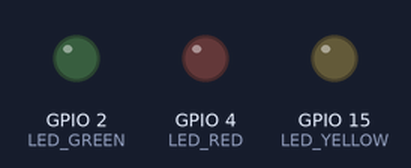
The sketch below on a simulated ESP32. Parts: output pins drawn as LEDs (lit = HIGH). WiFi joins after 1.5 s; servers stay silent unless stated; web services answer with replies made up by the test bench; what the sketch prints to the serial monitor is not drawn.

Above: at 0.0 s.
At 2.3 s:
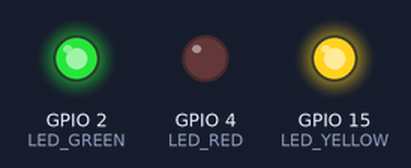
At 3.0 s:
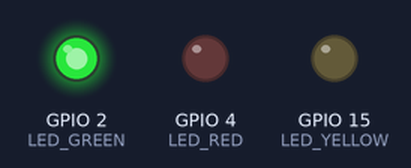
Timing chart, 0 to 4.5 s (numbered marks = the images above):
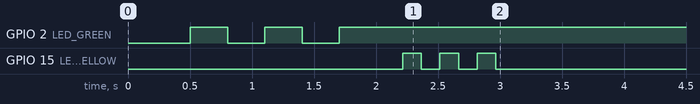

The sketch:

doorbell_step2_wifi_telegram.ino
```cpp
// ============================================================
//  Smart Doorbell – Step 2: WiFi connection + Telegram text
//  Board : AI Thinker ESP32-CAM
//  Tests : WiFi connects → sends one Telegram text message
//  LEDs  : green blinks while connecting, solid when done
//          yellow flashes 3× after message is sent
// ============================================================

#include <WiFi.h>
#include <HTTPClient.h>
#include <WiFiClientSecure.h>

// ── Credentials ─────────────────────────────────────────────
// Fill in your own values. Do NOT commit real secrets to git.
const char* WIFI_SSID     = "YOUR_WIFI_SSID";   // your WiFi name
const char* WIFI_PASSWORD = "YOUR_WIFI_PASSWORD";   // your WiFi password
const char* BOT_TOKEN   = "YOUR_BOT_TOKEN_HERE";   // from BotFather  e.g. 7123456789:AAFxxx
const char* CHAT_ID       = "YOUR_CHAT_ID";   // numeric chat ID e.g. 123456789
// ────────────────────────────────────────────────────────────

#define LED_GREEN   2
#define LED_RED     4
#define LED_YELLOW  15

// Maximum time to wait for WiFi before giving up (ms)
#define WIFI_TIMEOUT_MS 15000

// ── Forward declarations ─────────────────────────────────────
bool connectWiFi();
bool sendTelegramText(const String& message);
void blinkLED(int pin, int times, int onMs, int offMs);
void setLED(int pin, bool state);
void allLEDsOff();

// ────────────────────────────────────────────────────────────
void setup() {
  Serial.begin(115200);
  delay(500);  // let serial settle

  pinMode(LED_GREEN,  OUTPUT);
  pinMode(LED_RED,    OUTPUT);
  pinMode(LED_YELLOW, OUTPUT);
  allLEDsOff();

  Serial.println("\n=== Smart Doorbell – Step 2 ===");

  if (!connectWiFi()) {
    // WiFi failed → solid red, halt
    setLED(LED_RED, true);
    Serial.println("[ERROR] WiFi connection failed. Check SSID/password.");
    return;
  }

  // WiFi OK
  setLED(LED_GREEN, true);
  Serial.println("[OK] WiFi connected. IP: " + WiFi.localIP().toString());

  bool ok = sendTelegramText("ESP32-CAM online. WiFi test passed.");
  if (ok) {
    Serial.println("[OK] Telegram message sent successfully.");
    blinkLED(LED_YELLOW, 3, 150, 150);
    setLED(LED_GREEN, true);   // return to idle (green on)
  } else {
    Serial.println("[ERROR] Telegram send failed. Check BOT_TOKEN and CHAT_ID.");
    setLED(LED_GREEN, false);
    blinkLED(LED_RED, 6, 200, 200);  // error flash
  }
}

void loop() {
  // Nothing to do — this is a one-shot test sketch
}

// ────────────────────────────────────────────────────────────
bool connectWiFi() {
  Serial.print("[WiFi] Connecting to: ");
  Serial.println(WIFI_SSID);

  WiFi.mode(WIFI_STA);
  WiFi.begin(WIFI_SSID, WIFI_PASSWORD);

  unsigned long start = millis();
  while (WiFi.status() != WL_CONNECTED) {
    if (millis() - start > WIFI_TIMEOUT_MS) return false;
    // Blink green while waiting
    digitalWrite(LED_GREEN, !digitalRead(LED_GREEN));
    delay(300);
    Serial.print(".");
  }
  Serial.println();
  return true;
}

// ────────────────────────────────────────────────────────────
bool sendTelegramText(const String& message) {
  WiFiClientSecure client;
  // setInsecure() skips certificate verification — acceptable for
  // a local test sketch; add a proper CA cert for production.
  client.setInsecure();

  HTTPClient http;
  String url = String("https://api.telegram.org/bot") + BOT_TOKEN
             + "/sendMessage?chat_id=" + CHAT_ID
             + "&text=" + message;

  Serial.println("[Telegram] Sending to: " + url);
  http.begin(client, url);

  int httpCode = http.GET();
  String payload = http.getString();
  http.end();

  Serial.println("[Telegram] HTTP response code: " + String(httpCode));
  if (httpCode != 200) {
    Serial.println("[Telegram] Response body: " + payload);
  }

  return (httpCode == 200);
}

// ── LED helpers ───────────────────────────────────────────────
void blinkLED(int pin, int times, int onMs, int offMs) {
  for (int i = 0; i < times; i++) {
    digitalWrite(pin, HIGH); delay(onMs);
    digitalWrite(pin, LOW);  delay(offMs);
  }
}

void setLED(int pin, bool state) {
  digitalWrite(pin, state ? HIGH : LOW);
}

void allLEDsOff() {
  digitalWrite(LED_GREEN,  LOW);
  digitalWrite(LED_RED,    LOW);
  digitalWrite(LED_YELLOW, LOW);
}
```
